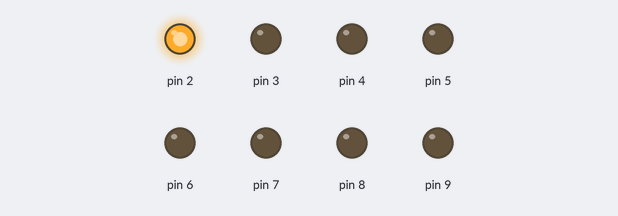
Recording of a sketch running on a simulated Arduino Uno, built with avr-gcc and run on an emulated ATmega328P. On the bench: output pins drawn as LEDs (lit = HIGH).

Above: at 0.15 s.
At 0.75 s:
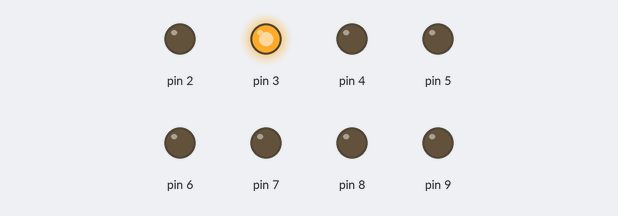
At 1.35 s:
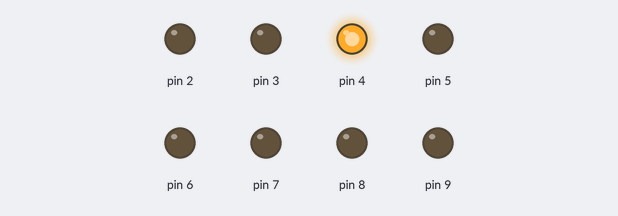
At 3.15 s:
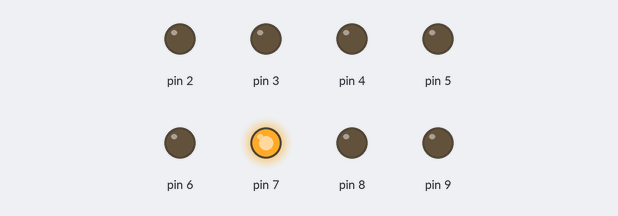
At 4.35 s:
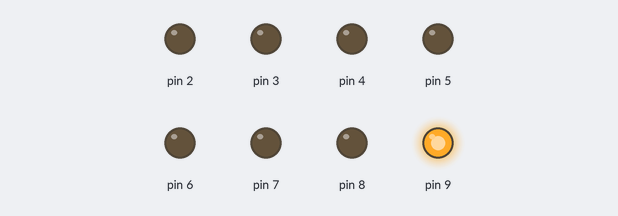
At 5.85 s:
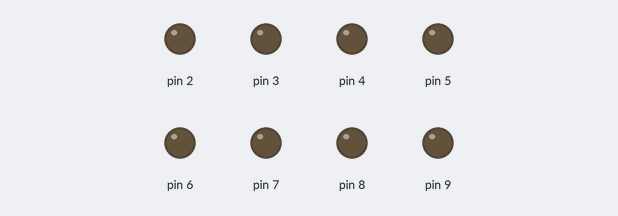
Timing chart, 0 to 6.2 s (numbered marks = the images above):
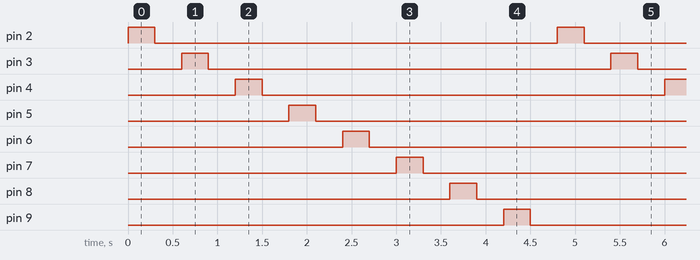

Measured:
- by itself, pin 2–9: alternates HIGH for 0.30 s and LOW for 4.5 s
- by itself, everything shown: repeats every 4.8 s, in 16 steps

The sketch:

tema23-1.ino
```cpp
// Fun Tech Academy 2022

void setup()
{
   for ( int i=2 ; i<10 ; i++)
   pinMode( i, OUTPUT);
}

void loop()
{
   for (int j=2; j<10 ; j++)
   {
      digitalWrite( j, HIGH);
      delay(300);
      digitalWrite( j, LOW) ;
      delay(300);
   }
}
```
